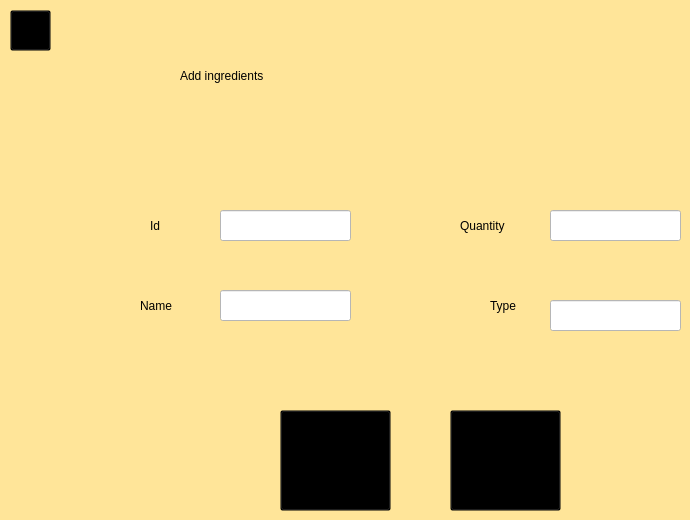
    <widget class="QWidget" name="page_10">
     <property name="styleSheet">
      <string notr="true">background-color: rgb(255, 229, 153);</string>
     </property>
     <widget class="QLabel" name="label_20">
      <property name="geometry">
       <rect>
        <x>180</x>
        <y>30</y>
        <width>481</width>
        <height>91</height>
       </rect>
      </property>
      <property name="styleSheet">
       <string notr="true">background-color: rgb(0, 0, 0, 0%);
font: 48pt &quot;Comic Sans MS&quot;;</string>
      </property>
      <property name="text">
       <string>Add ingredients</string>
      </property>
     </widget>
     <widget class="QLabel" name="label_37">
      <property name="geometry">
       <rect>
        <x>140</x>
        <y>290</y>
        <width>51</width>
        <height>31</height>
       </rect>
      </property>
      <property name="styleSheet">
       <string notr="true">
font: 14pt &quot;Comic Sans MS&quot;;</string>
      </property>
      <property name="text">
       <string>Name</string>
      </property>
     </widget>
     <widget class="QLabel" name="label_36">
      <property name="geometry">
       <rect>
        <x>150</x>
        <y>210</y>
        <width>21</width>
        <height>31</height>
       </rect>
      </property>
      <property name="styleSheet">
       <string notr="true">
font: 14pt &quot;Comic Sans MS&quot;;</string>
      </property>
      <property name="text">
       <string>Id</string>
      </property>
     </widget>
     <widget class="QLineEdit" name="lineEdit_name_4">
      <property name="geometry">
       <rect>
        <x>220</x>
        <y>290</y>
        <width>131</width>
        <height>31</height>
       </rect>
      </property>
      <property name="styleSheet">
       <string notr="true">background-color: rgb(255, 255, 255);</string>
      </property>
     </widget>
     <widget class="QLineEdit" name="lineEdit_Id_4">
      <property name="geometry">
       <rect>
        <x>220</x>
        <y>210</y>
        <width>131</width>
        <height>31</height>
       </rect>
      </property>
      <property name="styleSheet">
       <string notr="true">background-color: rgb(255, 255, 255);</string>
      </property>
      <property name="readOnly">
       <bool>false</bool>
      </property>
     </widget>
     <widget class="QLineEdit" name="quantite">
      <property name="geometry">
       <rect>
        <x>550</x>
        <y>210</y>
        <width>131</width>
        <height>31</height>
       </rect>
      </property>
      <property name="styleSheet">
       <string notr="true">background-color: rgb(255, 255, 255);</string>
      </property>
      <property name="readOnly">
       <bool>false</bool>
      </property>
     </widget>
     <widget class="QLabel" name="label_38">
      <property name="geometry">
       <rect>
        <x>460</x>
        <y>210</y>
        <width>81</width>
        <height>31</height>
       </rect>
      </property>
      <property name="styleSheet">
       <string notr="true">
font: 14pt &quot;Comic Sans MS&quot;;</string>
      </property>
      <property name="text">
       <string>Quantity</string>
      </property>
     </widget>
     <widget class="QLabel" name="label_39">
      <property name="geometry">
       <rect>
        <x>490</x>
        <y>290</y>
        <width>51</width>
        <height>31</height>
       </rect>
      </property>
      <property name="styleSheet">
       <string notr="true">
font: 14pt &quot;Comic Sans MS&quot;;</string>
      </property>
      <property name="text">
       <string>Type</string>
      </property>
     </widget>
     <widget class="QToolButton" name="toolButton_28">
      <property name="geometry">
       <rect>
        <x>450</x>
        <y>410</y>
        <width>111</width>
        <height>101</height>
       </rect>
      </property>
      <property name="styleSheet">
       <string notr="true">background-color: rgb(0, 0, 0, 0%);</string>
      </property>
      <property name="text">
       <string>...</string>
      </property>
      <property name="icon">
       <iconset resource="Image.qrc">
        <normaloff>:/IMG/IMG/icons8-checked-480 (2).png</normaloff>:/IMG/IMG/icons8-checked-480 (2).png</iconset>
      </property>
      <property name="iconSize">
       <size>
        <width>80</width>
        <height>80</height>
       </size>
      </property>
     </widget>
     <widget class="QToolButton" name="toolButton_30">
      <property name="geometry">
       <rect>
        <x>280</x>
        <y>410</y>
        <width>111</width>
        <height>101</height>
       </rect>
      </property>
      <property name="styleSheet">
       <string notr="true">background-color: rgb(0, 0, 0, 0%);</string>
      </property>
      <property name="text">
       <string/>
      </property>
      <property name="icon">
       <iconset resource="Image.qrc">
        <normaloff>:/IMG/IMG/icons8-arrow-pointing-left-80.png</normaloff>:/IMG/IMG/icons8-arrow-pointing-left-80.png</iconset>
      </property>
      <property name="iconSize">
       <size>
        <width>100</width>
        <height>100</height>
       </size>
      </property>
     </widget>
     <widget class="QToolButton" name="toolButton_31">
      <property name="geometry">
       <rect>
        <x>10</x>
        <y>10</y>
        <width>41</width>
        <height>41</height>
       </rect>
      </property>
      <property name="styleSheet">
       <string notr="true">background-color: rgb(0, 0, 0, 0%);
</string>
      </property>
      <property name="text">
       <string>...</string>
      </property>
      <property name="icon">
       <iconset resource="Image.qrc">
        <normaloff>:/IMG/IMG/icons8-back-52.png</normaloff>:/IMG/IMG/icons8-back-52.png</iconset>
      </property>
      <property name="iconSize">
       <size>
        <width>80</width>
        <height>80</height>
       </size>
      </property>
     </widget>
     <widget class="QLineEdit" name="type">
      <property name="geometry">
       <rect>
        <x>550</x>
        <y>300</y>
        <width>131</width>
        <height>31</height>
       </rect>
      </property>
      <property name="styleSheet">
       <string notr="true">background-color: rgb(255, 255, 255);</string>
      </property>
      <property name="readOnly">
       <bool>false</bool>
      </property>
     </widget>
    </widget>
